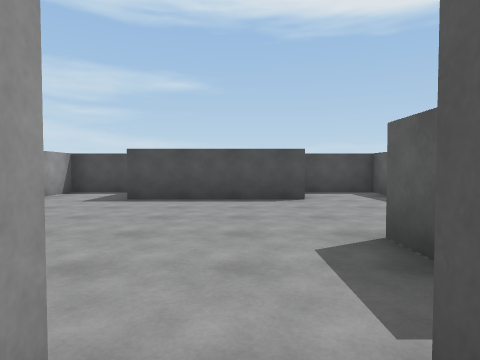
View 1 (above)

16 first-person views from a walk through a 3-D level made in the Unity game engine. The camera is 1.2 m above the floor, tilts 2° down and sees 75° across. The floor is counted in squares, 2 m on a side. Each view is taken from the middle of a square. On the plan, view 1 faces up. The plan holds only what a view shows up to about 9 squares ahead; the rest is blank. The place goes on beyond the plan. The player character is not drawn.

View 2
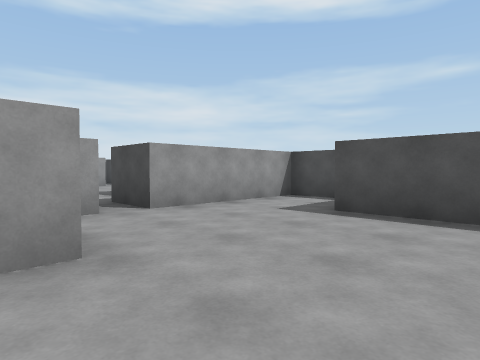

View 3
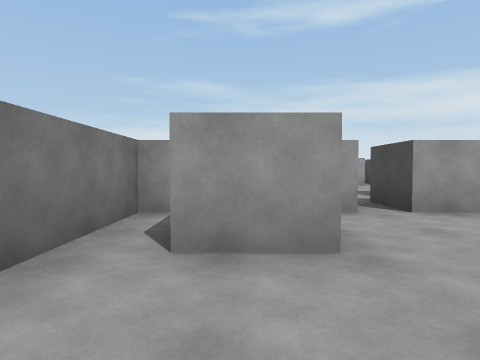

View 4
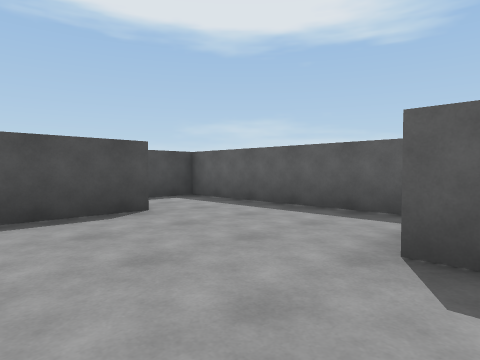

View 5
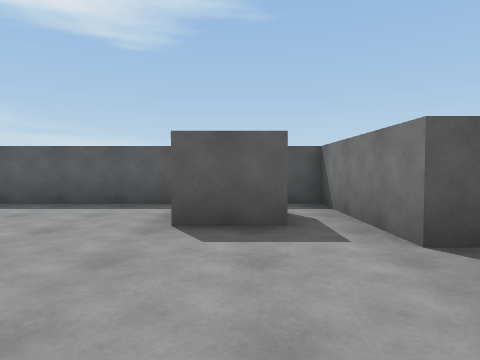

View 6
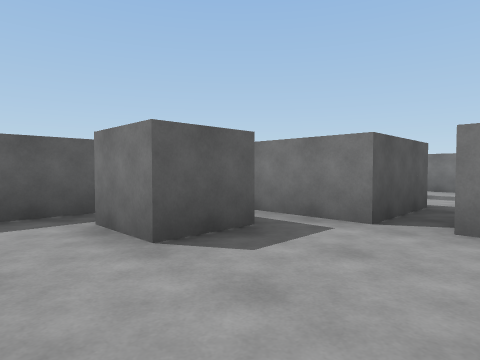

View 7
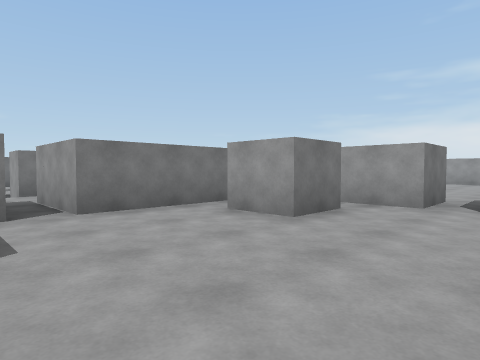

View 8
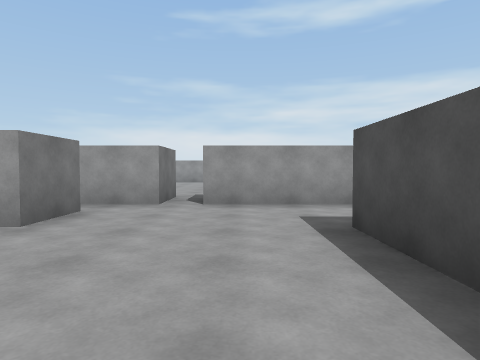

View 9
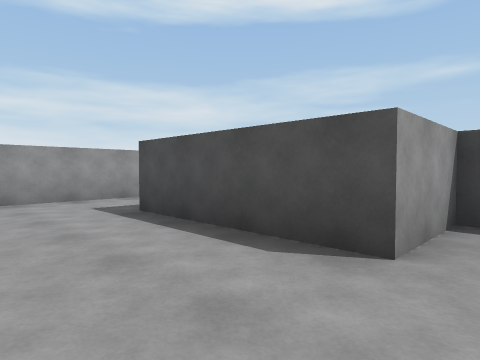

View 10
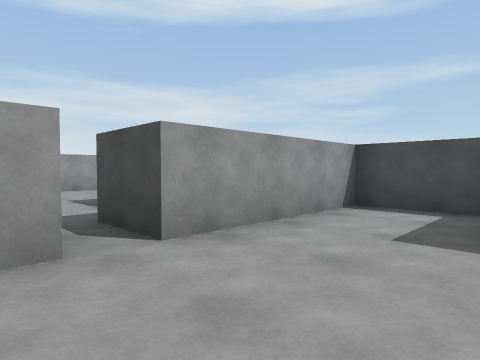

View 11
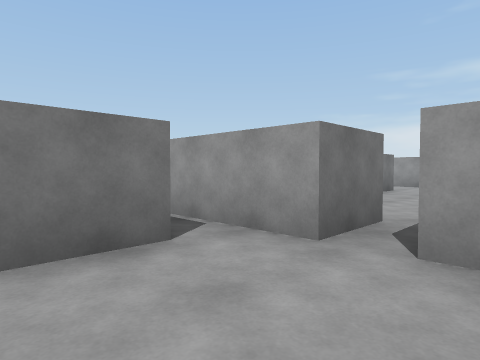

View 12
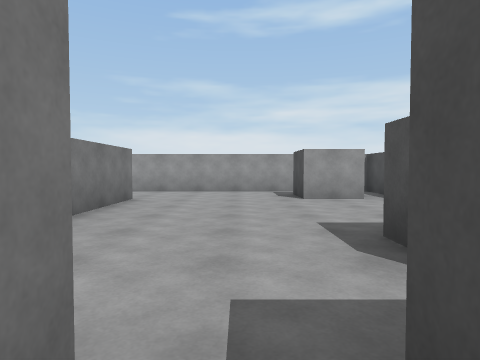

View 13
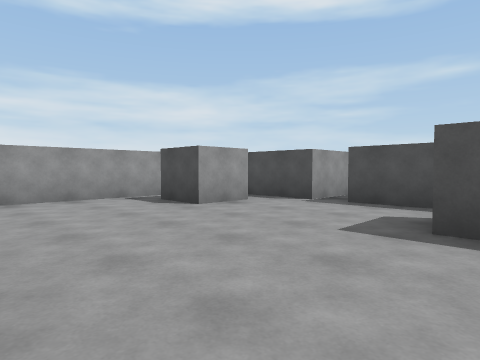

View 14
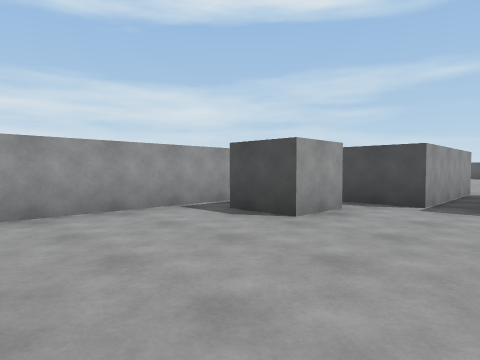

View 15
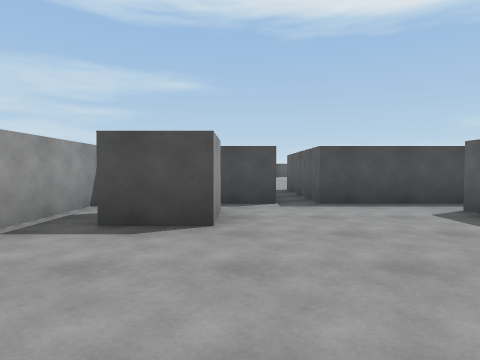

View 16
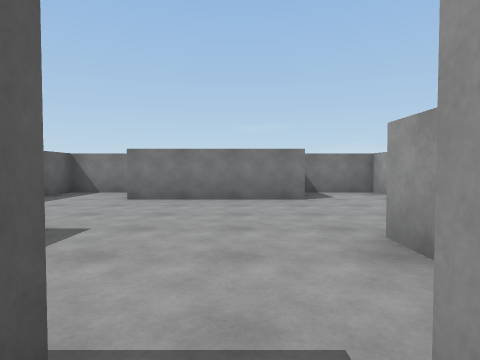

### Floor plan
Ten units are one square. View 1 is at (0, 0); x grows to the right and y downward. Boxes are objects, and circles mark ways between rooms. Rooms are numbered by the first view taken in them; rooms with no view inside come last. Other rooms are left out.
<svg viewBox="-139 -116 178 136">
<path fill="none" stroke="#000" d="M13 -15 13 -27 25 -27M-35 -27 -22 -27 -22 -15M-43 -36 -43 -6 -4 -6 -4 15M-26 -80 -43 -80 -43 -44M4 15 4 -6 34 -6 34 -80 13 -80 13 -62 -22 -62M-72 -53 -79 -53M-113 -66 -113 -53 -125 -53M-70 -74 -96 -74 -96 -110M-58 -36 -43 -36M-114 -18 -78 -18M-43 -44 -58 -44M-71 0 -57 0 -57 -12M-104 -111 -104 -74 -134 -74 -134 0 -116 0"/>
<circle cx="-50" cy="-40" r="3" fill="#2a7"/>
<text x="0" y="-40">1</text>
<text x="-90" y="-50">2</text>
</svg>
Room 1 opens to room 2.

Where each view was taken, in squares from view 1:
view 1: 0 up, 0 right, facing up
view 2: 2 up, 0 right, facing up-left
view 3: 2 up, 0 right, facing left
view 4: 2 up, 1 left, facing up-right
view 5: 2 up, 2 left, facing right
view 6: 4 up, 1 left, facing down-right
view 7: 5 up, 1 right, facing down-left
view 8: 5 up, 1 right, facing left
view 9: 4 up, 2 right, facing up-left
view 10: 3 up, 2 left, facing up-left
view 11: 5 up, 2 left, facing down-left
view 12: 4 up, 5 left, facing left
view 13: 2 up, 7 left, facing up-left
view 14: 2 up, 9 left, facing up-left
view 15: 2 up, 11 left, facing up
view 16: 8 up, 10 left, facing down
